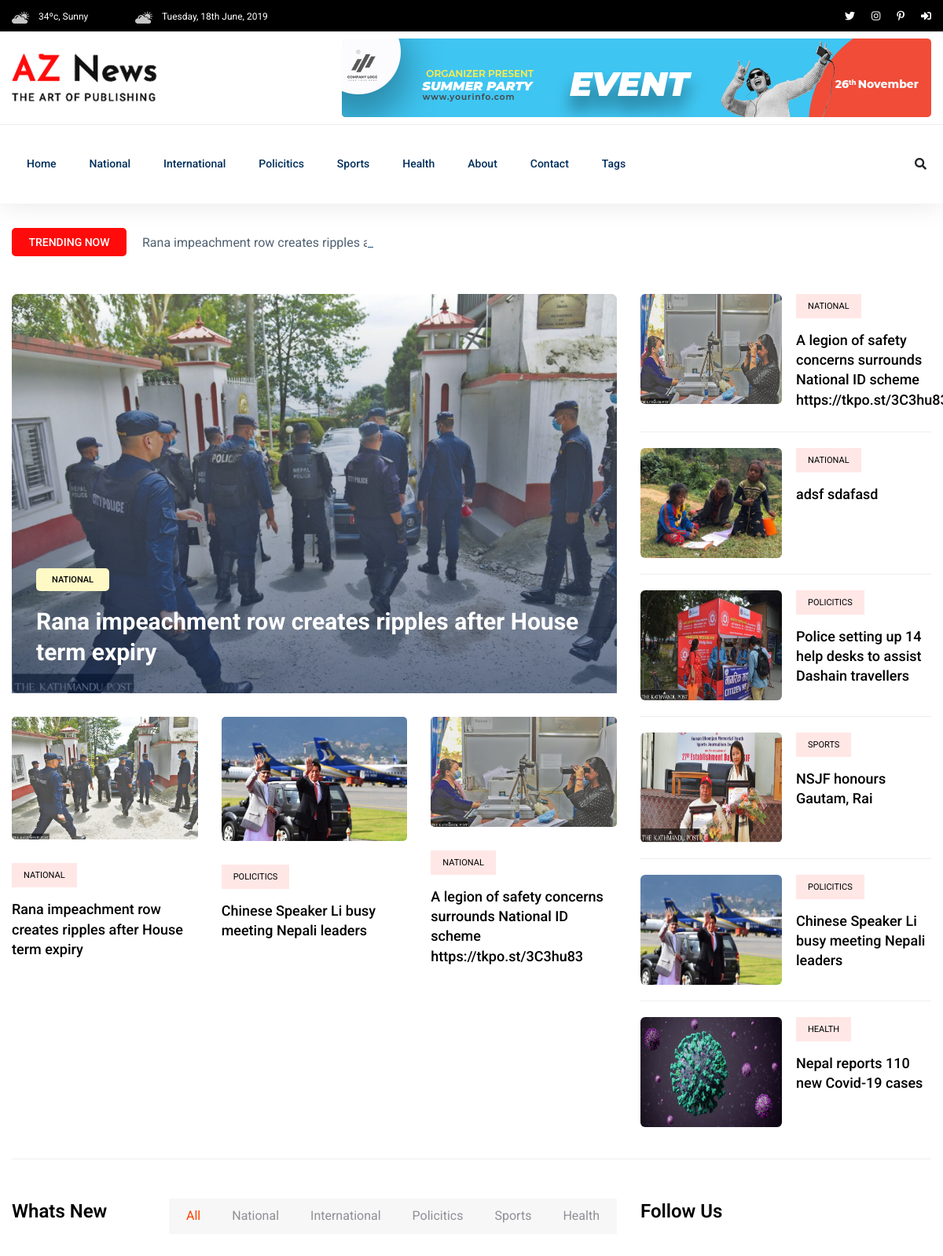
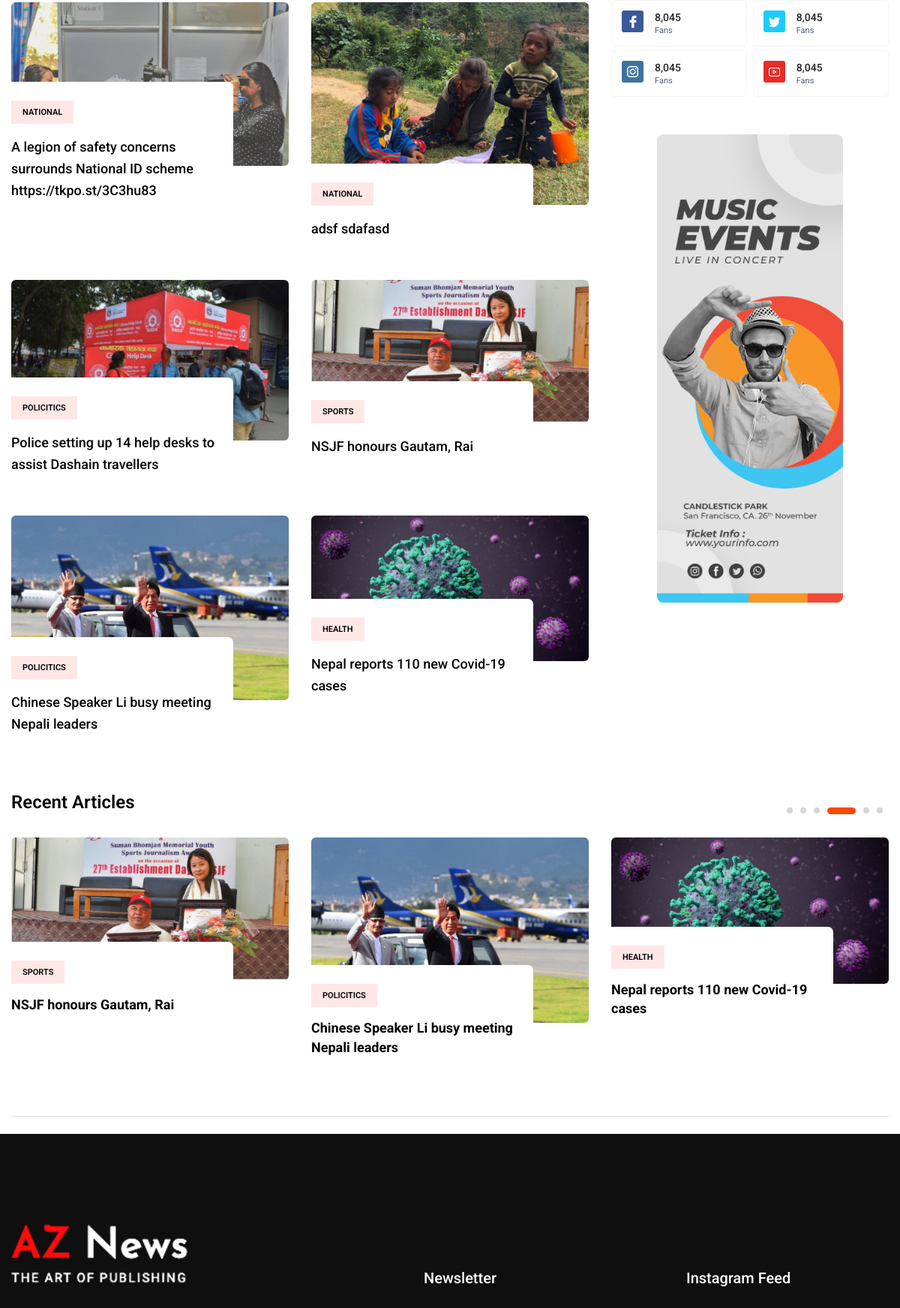
The page / (upper part) on the database its author committed (2 pictures, top to bottom).
### personal_blog/models.py (models this page shows, shortened)
class TimeStampModel(models.Model):
    created_at = models.DateTimeField(auto_now_add=True)
    updated_at = models.DateTimeField(auto_now=True)
    class Meta:
        abstract = True  # does not create table for TimeStampModel

class Category(TimeStampModel):
    name = models.CharField(max_length=30)
    def __str__(self):
        return self.name
    class Meta:
        verbose_name = "Category"
        verbose_name_plural = "Categories"

class Post(TimeStampModel):
    STATUS_CHOICES = [
        ("published", "published"),
        ("unpublished", "unpublished"),
    ]
    title = models.CharField(max_length=256)
    category = models.ForeignKey(
        Category, on_delete=models.CASCADE, blank=False, null=False
    )
    tag = models.ManyToManyField(Tag)
    author = models.ForeignKey("auth.User", on_delete=models.CASCADE)
    featured_image = models.ImageField(upload_to="featured_images/%Y/%m/%d")
    status = models.CharField(
        max_length=15, choices=STATUS_CHOICES, default="unpublished"
    )
    content = models.TextField()
    views_count = models.PositiveIntegerField(default=0)
    published_at = models.DateTimeField(null=True, blank=True)

### personal_blog/views.py (the view)
class HomeView(ListView):
    model = Post
    template_name = "aznews/index.html"
    context_object_name = "posts"
    queryset = Post.objects.filter(status="published").order_by("-published_at")
    def get_context_data(self, **kwargs):
        context = super().get_context_data(**kwargs)
        context["top_posts"] = Post.objects.filter(status="published").order_by(
            "-views_count"
        )[:3]
        context["most_viewed"] = (
            Post.objects.filter(status="published").order_by("-views_count").first()
        )
        context["recent_posts"] = Post.objects.filter(status="published").order_by(
            "-published_at"
        )[:6]
        context["weekly_top_posts"] = Post.objects.filter(
            status="published", published_at__gte=one_week_ago
        ).order_by("-views_count")[:6]
        return context

### templates/aznews/index.html
{% extends "aznews/base.html" %}
{% block content %}
  {% include "aznews/main/main.html" %}
{% endblock content %}

### templates/aznews/header/header_bottom.html (shortened to what this page needs)
{% load static %}
<div class="header-bottom header-sticky">
  <div class="container">
    <div class="row align-items-center">
      <div class="col-xl-10 col-lg-10 col-md-12 header-flex">
        <div class="main-menu d-none d-md-block">
          <nav>
            <ul id="navigation">
              <li>
                <a href="/">Home</a>
              </li>
              {% for category in categories  %}
                <li>
                  <a href="{% url 'post-by-category' category.pk %}">{{ category.name }}</a>
                </li>
              {% endfor %}
              <li>
                <a href="{% url 'about' %}">About</a>
              </li>
              <li>
                <a href="{% url 'contact' %}">Contact</a>
              </li>
              <li>
                <a href="#">Tags</a>
              </li>
            </ul>
          </nav>
        </div>
      </div>
      <div class="col-xl-2 col-lg-2 col-md-4">
        <div class="header-right-btn f-right d-none d-lg-block">
          <i class="fas fa-search special-tag"></i>
        </div>
      </div>
      <div class="col-12">
      </div>
    </div>
  </div>
</div>

### templates/aznews/main/trending/trending_title.html
<div class="row">
  <div class="col-lg-12">
    <div class="trending-tittle">
      <strong>Trending now</strong>
      <div class="trending-animated">
        <ul id="js-news" class="js-hidden">
          {% for top_post in top_posts %}
            <li class="news-item">{{ top_post.title }}</li>
          {% endfor %}
        </ul>
      </div>
    </div>
  </div>
</div>

### templates/aznews/main/trending/trending_left.html
<div class="col-lg-8">
  <div class="trending-top mb-30">
    <div class="trend-top-img">
      <img src="{{ most_viewed.featured_image.url }}" alt="">
      <div class="trend-top-cap">
        <span>{{ most_viewed.category.name }}</span>
        <h2>
          <a href="{% url 'post-detail' most_viewed.pk %}">{{ most_viewed.title }}</a>
        </h2>
      </div>
    </div>
  </div>
  <div class="trending-bottom">
    <div class="row">
      {% for top_post in top_posts %}
        <div class="col-lg-4">
          <div class="single-bottom mb-35">
            <div class="trend-bottom-img mb-30">
              <img src="{{ top_post.featured_image.url }}" alt="">
            </div>
            <div class="trend-bottom-cap">
              <span class="color1">{{ top_post.category.name }}</span>
              <h4>
                <a href="{% url 'post-detail' top_post.pk %}">{{ top_post.title }}</a>
              </h4>
            </div>
          </div>
        </div>
      {% endfor %}
    </div>
  </div>
</div>

### templates/aznews/main/trending/trending_right.html
<div class="col-lg-4">
  {% for recent_post in recent_posts %}
    <div class="trand-right-single d-flex">
      <div class="trand-right-img">
        <img src="{{ recent_post.featured_image.url }}"
             alt="{{ recent_post.title }}"
             width="180px"
             height="140px">
      </div>
      <div class="trand-right-cap">
        <span class="color1">{{ recent_post.category.name }}</span>
        <h4>
          <a href="{% url 'post-detail' recent_post.pk %}">{{ recent_post.title }}</a>
        </h4>
      </div>
    </div>
  {% endfor %}
</div>

### templates/aznews/main/whats_new.html (shortened to what this page needs)
{% load static %}
<section class="whats-news-area pt-50 pb-20">
  <div class="container">
    <div class="row">
      <div class="col-lg-8">
        <div class="row d-flex justify-content-between">
          <div class="col-lg-3 col-md-3">
            <div class="section-tittle mb-30">
              <h3>Whats New</h3>
            </div>
          </div>
          <div class="col-lg-9 col-md-9">
            <div class="properties__button">
              <nav>
                <div class="nav nav-tabs" id="nav-tab" role="tablist">
                  <a class="nav-item nav-link active"
                     id="nav-home-tab"
                     data-toggle="tab"
                     href="#nav-home"
                     role="tab"
                     aria-controls="nav-home"
                     aria-selected="true">All</a>
                  {% for category in categories  %}
                    <a class="nav-item nav-link"
                       id="nav-{{ category.name }}-tab"
                       data-toggle="tab"
                       href="#nav-{{ category.name }}"
                       role="tab"
                       aria-controls="nav-{{ category.name }}"
                       aria-selected="false">{{ category.name }}</a>
                  {% endfor %}
                </div>
              </nav>
            </div>
          </div>
        </div>
        <div class="row">
          <div class="col-12">
            <div class="tab-content" id="nav-tabContent">
              <div class="tab-pane fade show active"
                   id="nav-home"
                   role="tabpanel"
                   aria-labelledby="nav-home-tab">
                <div class="whats-news-caption">
                  <div class="row">
                    {% for recent_post in recent_posts %}
                      <div class="col-lg-6 col-md-6">
                        <div class="single-what-news mb-100">
                          <div class="what-img">
                            <img src="{{ recent_post.featured_image.url }}"
                                 alt="{{ recent_post.title }}">
                          </div>
                          <div class="what-cap">
                            <span class="color1">{{ recent_post.category.name }}</span>
                            <h4>
                              <a href="{% url 'post-detail' recent_post.pk %}">{{ recent_post.title }}</a>
                            </h4>
                          </div>
                        </div>
                      </div>
                    {% endfor %}
                  </div>
                </div>
              </div>
            </div>
          </div>
        </div>
      </div>
      <div class="col-lg-4">
        <div class="section-tittle mb-40">
          <h3>Follow Us</h3>
        </div>
        <div class="single-follow mb-45">
          <div class="single-box">
            <div class="follow-us d-flex align-items-center">
              <div class="follow-social">
                <a href="#">
                  <img src="{% static 'aznews/assets/img/news/icon-fb.png' %}" alt="">
                </a>
              </div>
              <div class="follow-count">
                <span>8,045</span>
                <p>Fans</p>
              </div>
            </div>
            <div class="follow-us d-flex align-items-center">
              <div class="follow-social">
                <a href="#">
                  <img src="{% static 'aznews/assets/img/news/icon-tw.png' %}" alt="">
                </a>
              </div>
              <div class="follow-count">
                <span>8,045</span>
                <p>Fans</p>
              </div>
            </div>
            <div class="follow-us d-flex align-items-center">
              <div class="follow-social">
                <a href="#">
                  <img src="{% static 'aznews/assets/img/news/icon-ins.png' %}" alt="">
                </a>
              </div>
              <div class="follow-count">
                <span>8,045</span>
                <p>Fans</p>
              </div>
            </div>
            <div class="follow-us d-flex align-items-center">
              <div class="follow-social">
                <a href="#">
                  <img src="{% static 'aznews/assets/img/news/icon-yo.png' %}" alt="">
                </a>
              </div>
              <div class="follow-count">
                <span>8,045</span>
                <p>Fans</p>
              </div>
            </div>
          </div>
        </div>
        <div class="news-poster d-none d-lg-block">
          <img src="{% static 'aznews/assets/img/news/news_card.jpg' %}" alt="">
        </div>
      </div>
    </div>
  </div>
</section>

### templates/aznews/main/recent.html
{% load static %}
<div class="recent-articles">
  <div class="container">
    <div class="recent-wrapper">
      <div class="row">
        <div class="col-lg-12">
          <div class="section-tittle mb-30">
            <h3>Recent Articles</h3>
          </div>
        </div>
      </div>
      <div class="row">
        <div class="col-12">
          <div class="recent-active dot-style d-flex dot-style">
            {% for recent_post in recent_posts %}
              <div class="single-recent mb-100">
                <div class="what-img">
                  <img src="{{ recent_post.featured_image.url }}"
                       alt="{{ recent_post.title }}">
                </div>
                <div class="what-cap">
                  <span class="color1">{{ recent_post.category.name }}</span>
                  <h4>
                    <a href="{% url 'post-detail' recent_post.pk %}">{{ recent_post.title }}</a>
                  </h4>
                </div>
              </div>
            {% endfor %}
          </div>
        </div>
      </div>
    </div>
  </div>
</div>

### rows shown on the page
Category: name "National"
Category: name "International"
Category: name "Policitics"
Category: name "Sports"
Category: name "Health"
Post: title "Rana impeachment row creates ripples after House term expiry", featured_image (picture), category.name "NATIONAL"
Post: featured_image (picture), category.name "POLICITICS", title "Chinese Speaker Li busy meeting Nepali leaders"
Post: featured_image (picture), category.name "NATIONAL", title "A legion of safety concerns surrounds National ID scheme https://tkpo.st/3C3hu83", title "A legion of safety concerns surrounds National ID scheme…"
Post: featured_image (picture), category.name "NATIONAL", title "adsf sdafasd"
Post: featured_image (picture), category.name "POLICITICS", title "Police setting up 14 help desks to assist Dashain travellers"
Post: featured_image (picture), category.name "SPORTS", title "NSJF honours Gautam, Rai"
Post: featured_image (picture), category.name "HEALTH", title "Nepal reports 110 new Covid-19 cases"
